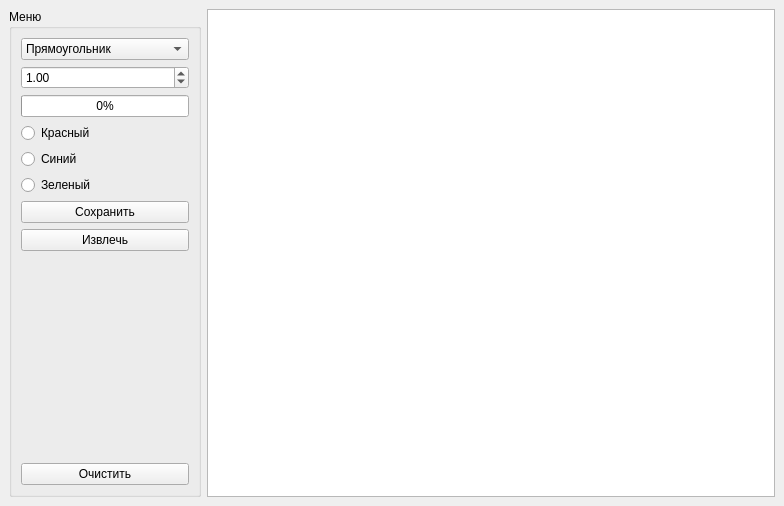
<?xml version="1.0" encoding="UTF-8"?>
<ui version="4.0">
 <class>MainWindow</class>
 <widget class="QMainWindow" name="MainWindow">
  <property name="geometry">
   <rect>
    <x>0</x>
    <y>0</y>
    <width>784</width>
    <height>506</height>
   </rect>
  </property>
  <property name="windowTitle">
   <string>MainWindow</string>
  </property>
  <property name="animated">
   <bool>true</bool>
  </property>
  <property name="tabShape">
   <enum>QTabWidget::Rounded</enum>
  </property>
  <widget class="QWidget" name="centralwidget">
   <layout class="QHBoxLayout" name="horizontalLayout_2">
    <item>
     <widget class="QGroupBox" name="groupBox">
      <property name="minimumSize">
       <size>
        <width>192</width>
        <height>468</height>
       </size>
      </property>
      <property name="maximumSize">
       <size>
        <width>192</width>
        <height>16777215</height>
       </size>
      </property>
      <property name="title">
       <string>Меню</string>
      </property>
      <layout class="QVBoxLayout" name="verticalLayout">
       <item>
        <widget class="QComboBox" name="comboBox">
         <item>
          <property name="text">
           <string>Прямоугольник</string>
          </property>
         </item>
         <item>
          <property name="text">
           <string>Круг</string>
          </property>
         </item>
        </widget>
       </item>
       <item>
        <widget class="QDoubleSpinBox" name="doubleSpinBox">
         <property name="minimum">
          <double>0.100000000000000</double>
         </property>
         <property name="maximum">
          <double>10.000000000000000</double>
         </property>
         <property name="singleStep">
          <double>0.250000000000000</double>
         </property>
         <property name="value">
          <double>1.000000000000000</double>
         </property>
        </widget>
       </item>
       <item>
        <widget class="QProgressBar" name="progressBar">
         <property name="maximum">
          <number>10</number>
         </property>
         <property name="value">
          <number>0</number>
         </property>
        </widget>
       </item>
       <item>
        <widget class="QRadioButton" name="RB_RED">
         <property name="acceptDrops">
          <bool>false</bool>
         </property>
         <property name="text">
          <string>Красный</string>
         </property>
        </widget>
       </item>
       <item>
        <widget class="QRadioButton" name="RB_BLUE">
         <property name="text">
          <string>Синий</string>
         </property>
        </widget>
       </item>
       <item>
        <widget class="QRadioButton" name="RB_GREEN">
         <property name="text">
          <string>Зеленый</string>
         </property>
        </widget>
       </item>
       <item>
        <widget class="QPushButton" name="pushButton_Save">
         <property name="text">
          <string>Сохранить</string>
         </property>
        </widget>
       </item>
       <item>
        <widget class="QPushButton" name="pushButton_Out">
         <property name="text">
          <string>Извлечь</string>
         </property>
        </widget>
       </item>
       <item>
        <spacer name="verticalSpacer">
         <property name="orientation">
          <enum>Qt::Vertical</enum>
         </property>
         <property name="sizeHint" stdset="0">
          <size>
           <width>20</width>
           <height>40</height>
          </size>
         </property>
        </spacer>
       </item>
       <item>
        <widget class="QPushButton" name="pushButton_Delete">
         <property name="text">
          <string>Очистить</string>
         </property>
        </widget>
       </item>
      </layout>
     </widget>
    </item>
    <item>
     <widget class="QGraphicsView" name="graphicsView">
      <property name="minimumSize">
       <size>
        <width>568</width>
        <height>468</height>
       </size>
      </property>
     </widget>
    </item>
   </layout>
  </widget>
  <widget class="QMenuBar" name="menubar">
   <property name="geometry">
    <rect>
     <x>0</x>
     <y>0</y>
     <width>784</width>
     <height>20</height>
    </rect>
   </property>
  </widget>
 </widget>
 <resources/>
 <connections/>
</ui>
